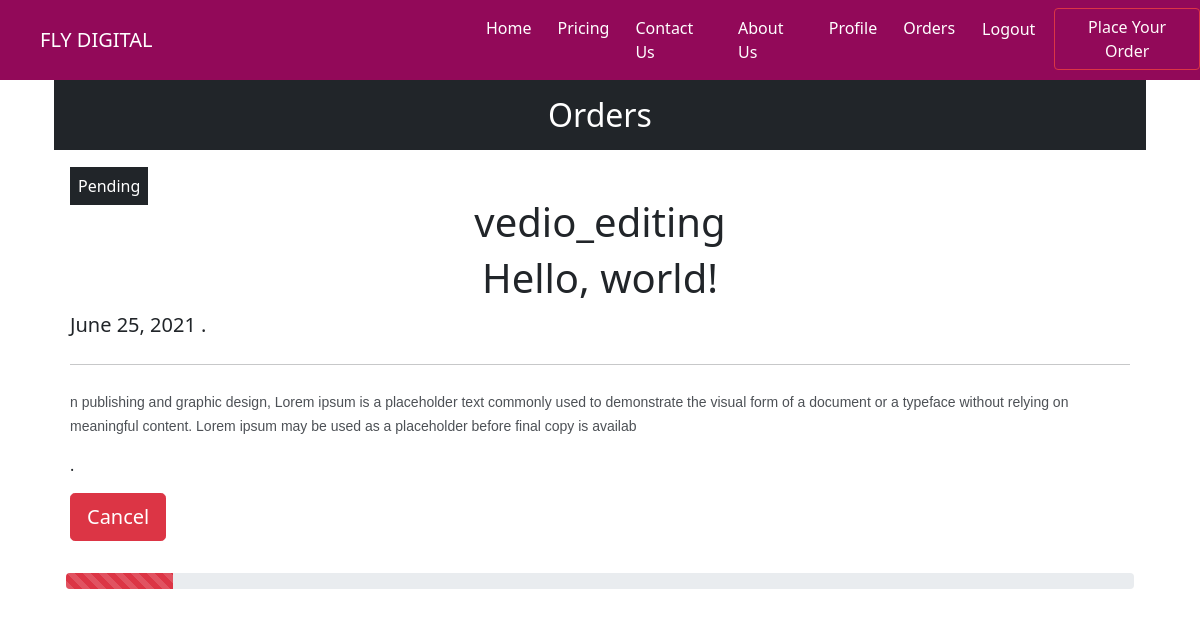
Page /ordershis/ (signed in) on the committed database.
### agency/models.py (models this page shows, shortened)
class orders(models.Model):
    client = models.ForeignKey(MyProfile , on_delete=models.CASCADE)
    service = models.CharField(max_length=100 ,choices=service_type)
    package = models.CharField(max_length=200, choices=order_pakage)
    run_time=models.CharField(max_length=100 ,choices=running_time)
    video = models.FileField(upload_to='videos')
    sample_video = models.FileField(upload_to='videos')
    finish_date = models.DateField()
    time= models.DateTimeField(auto_now_add=True)
    Requirments = HTMLField()
    status=models.CharField(max_length=200,choices=order_status ,default='Pending' )
    class Meta:
        verbose_name = 'video'
        verbose_name_plural = 'videos'

### agency/views.py (the view)
# urls.py: path('ordershis/' , views.orders_history),
def orders_history(request):
    usr= request.user;
    getord=MyProfile.objects.get(user = usr)
    orderss=orders.objects.filter(client= getord)
    dat = {'ord':orderss}
    return render(request , 'agency/orderhistory.html' ,dat)

### agency/templates/agency/orderhistory.html (shortened to what this page needs)
{% extends 'base2.html'%}
{% block content %}
<div class="container">
    <h2 class="bg-dark text-white p-3 text-center">Orders</h2>
{% for i in ord%}
    <div class="jumbotron p-3">
        <span class="text-white bg-dark p-2">{{i.status}}</span>
        <center>
        <h1 class="display-6">{{i.service}}</h1>
        <h1 class="display-6">Hello, world!</h1>
        </center>
        <p class="lead">{{i.finish_date}}
            .</p>
        <hr class="my-4">
        <p>{% autoescape off%}{{i.Requirments}}{% endautoescape%}.</p>
        <p class="lead">
            <a class="btn btn-danger btn-lg" href="#" onclick="return confirm('After cancelation 70% amount will be return')" role="button">Cancel</a>
        </p>
    </div>
       {% if i.status%}
<div class="container">
		{% if i.status == "Pending" %}
		<div class="progress">
 		 <div class="progress-bar progress-bar-striped bg-danger" role="progressbar" style="width: 10%" aria-valuenow="10" aria-valuemin="0" aria-valuemax="100"></div>
		</div>
		{% endif %}
</div>
{% endif %}
{%endfor%}
</div>
{% endblock %}

### agency/static/css/main.css (style rules this page uses)
* { padding: 0px; margin: 0px; }

### rows in the picture
orders: status "Pending", service "vedio_editing", finish_date "June 25, 2021", Requirments "n publishing and graphic design, Lorem ipsum is a placeholder text commonly used to demonstrate the visual form of a document or a typeface without relying on meaningful content. Lorem ipsum may be used as a placeholder before final copy is availab"
